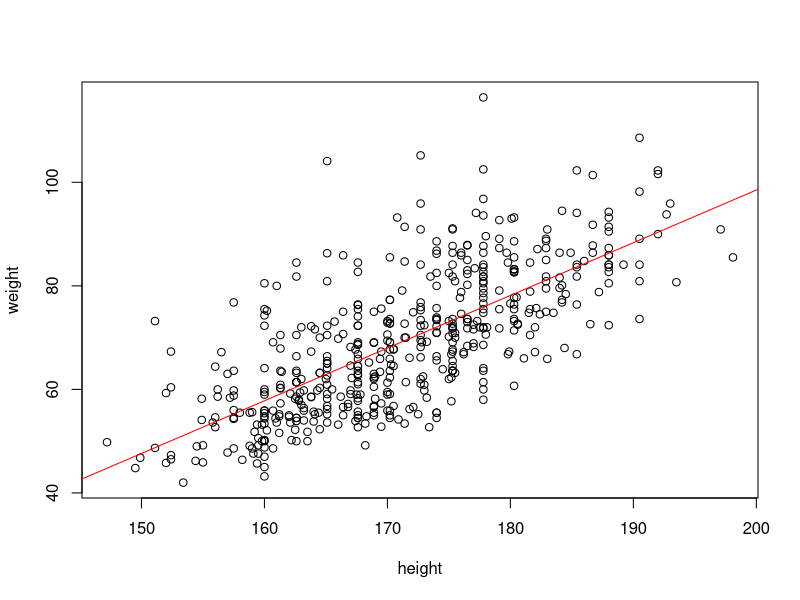
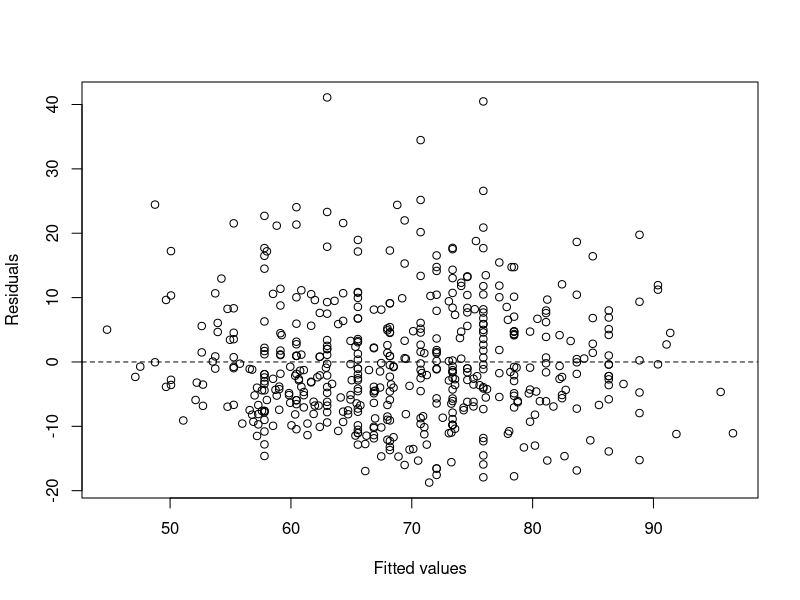
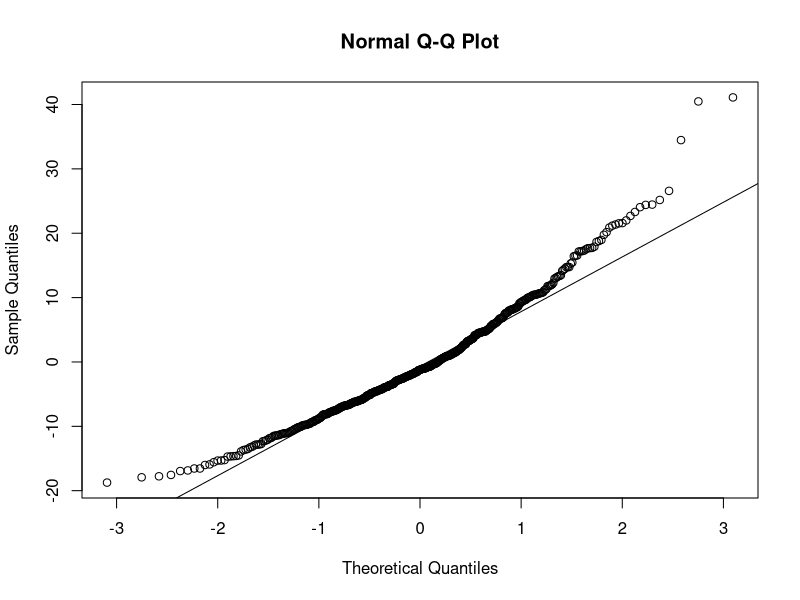
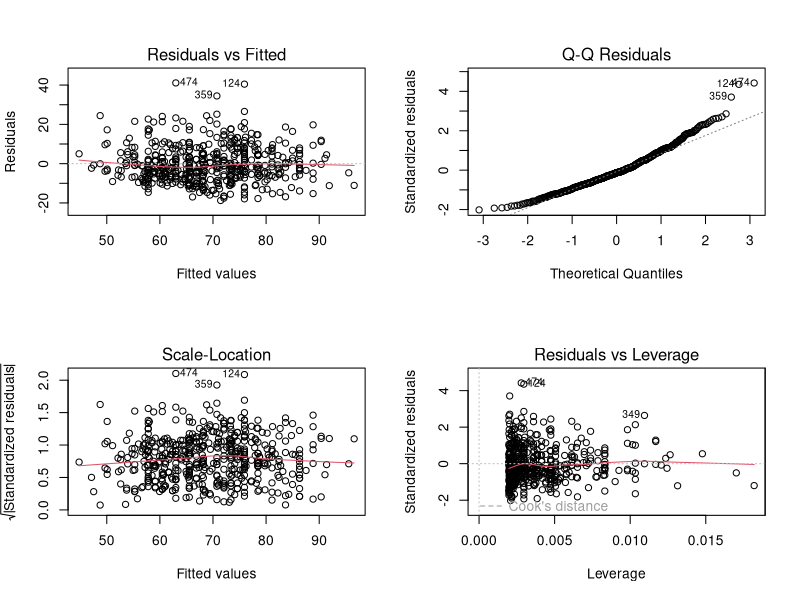
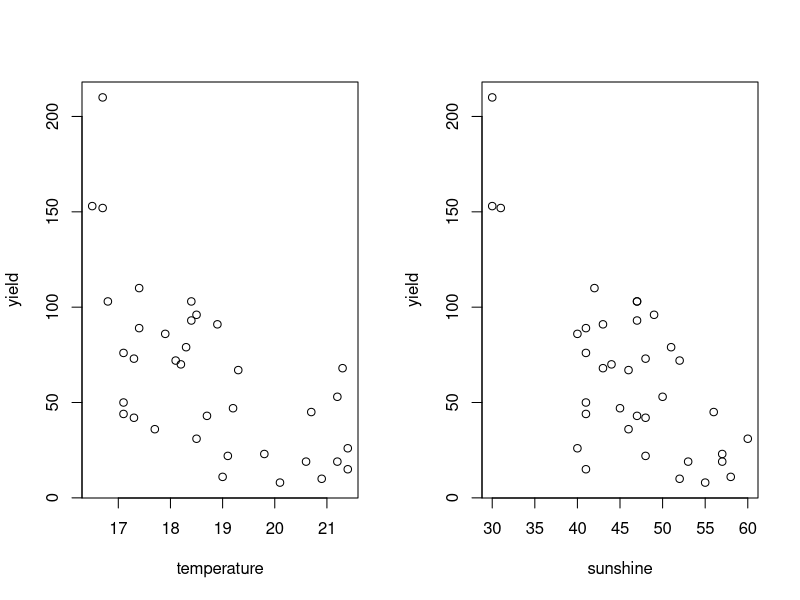
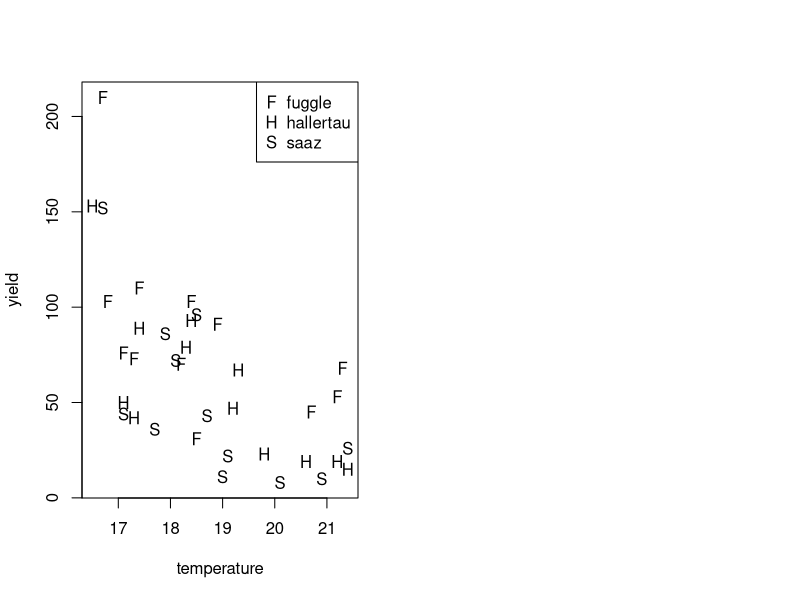
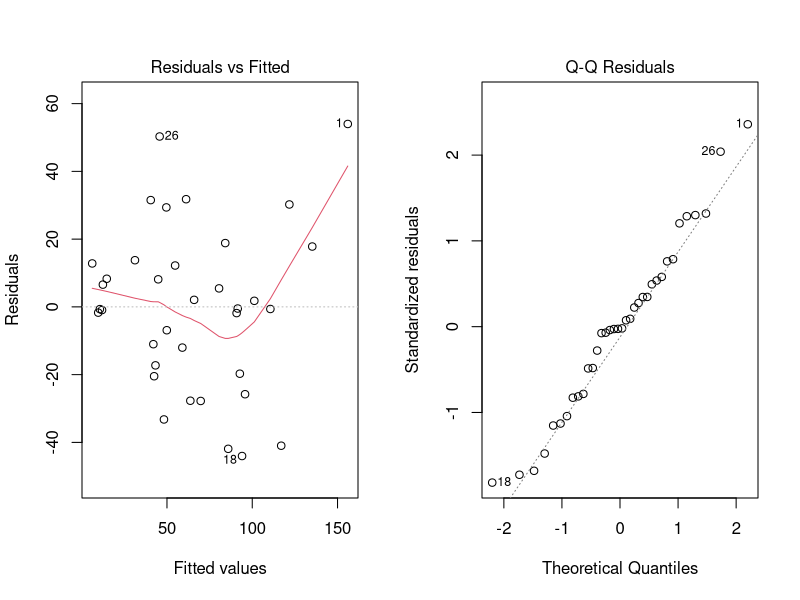
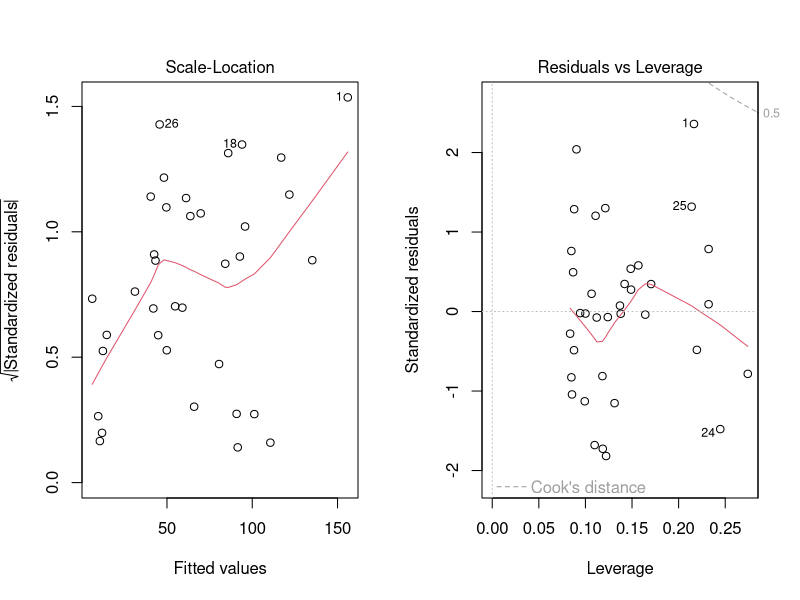

Write the R code that produced these figures, in order.
## ---- chunk 1
body <- read.table("body.txt", header = TRUE)
## ---- chunk 2
slr1 <- lm(weight ~ height, data = body)
summary(slr1) 
## ---- chunk 3
plot(weight ~ height, data = body)
abline(slr1, col = "red")
## ---- chunk 4
plot(x = fitted(slr1), y = resid(slr1), xlab = "Fitted values", ylab = "Residuals")
abline(h = 0, lty = "dashed")
## ---- chunk 5
qqnorm(y = resid(slr1));qqline(y = resid(slr1))
## ---- chunk 6
par(mfrow=c(2,2))
plot(slr1)
## ---- chunk 7
hops <- read.table("hops.txt", header = TRUE)
summary(hops)
## ---- chunk 8
hops
## ---- chunk 9
head(hops)
tail(hops)
## ---- chunk 10
par(mfrow = c(1, 2))
plot(yield ~ temperature, data = hops)
plot(yield ~ sunshine, data = hops)
## ---- chunk 11
plot(yield ~ temperature, data = hops, type = "n")
points(yield ~ temperature, data = subset(hops, variety == "fuggle"), pch = "F")
points(yield ~ temperature, data = subset(hops, variety == "hallertau"), pch = "H")
points(yield ~ temperature, data = subset(hops, variety == "saaz"), pch = "S")
legend("topright", legend = c("fuggle", "hallertau", "saaz"), pch = c("F", "H", "S"))
## ---- chunk 12
fm1 <- lm(yield ~ temperature + sunshine + fuggle.id + hallertau.id, data = hops)
summary(fm1)
## ---- chunk 13
fm2 <- lm(yield ~ temperature + sunshine, data = hops)
## ---- chunk 14
anova(fm2, fm1)
## ---- chunk 15
par(mfrow = c(1, 2))
plot(fm1)
## ---- chunk 16
par(mfrow = c(1, 2))

plot(resid(fm1) ~ hops$temperature)
abline(h = 0, lty = "dotted")

plot(resid(fm1) ~ hops$sunshine)
abline(h = 0, lty = "dotted")
## ---- chunk 17
fm3 <- lm(yield ~ temperature + sunshine + I(sunshine^2) + fuggle.id + hallertau.id, data = hops)

summary(fm3)
## ---- chunk 18
plot(resid(fm3) ~ hops$sunshine)
abline(h = 0, lty = "dotted")
## ---- chunk 19
fm4 <- lm(yield ~ temperature + sunshine + I(sunshine^2) + I(sunshine^3) + fuggle.id + hallertau.id, data = hops)
summary(fm4)
## ---- chunk 20
plot(resid(fm4) ~ hops$sunshine)
abline(h = 0, lty = "dotted")
## ---- chunk 21
fm1a <- lm(yield ~ temperature + sunshine + variety, data = hops)
summary(fm1a)
## ---- chunk 22
hops$variety<-as.factor(hops$variety) # Verificar si esto esta bien
contrasts(hops$variety)
## ---- chunk 23
hops.subset <- subset(hops, sunshine > 35) # remove the three data points with sunshine < 35

fm5 <- lm(yield ~ temperature + sunshine + variety, data = hops.subset)

summary(fm5)
## ---- chunk 24
par(mfrow = c(1, 2))
plot(resid(fm5) ~ hops.subset$temperature)
abline(h = 0, lty = "dotted")

plot(resid(fm5) ~ hops.subset$sunshine)
abline(h = 0, lty = "dotted")
## ---- chunk 25
fm6 <- lm(yield ~ temperature + sunshine, data = hops.subset)
anova(fm6, fm5)
